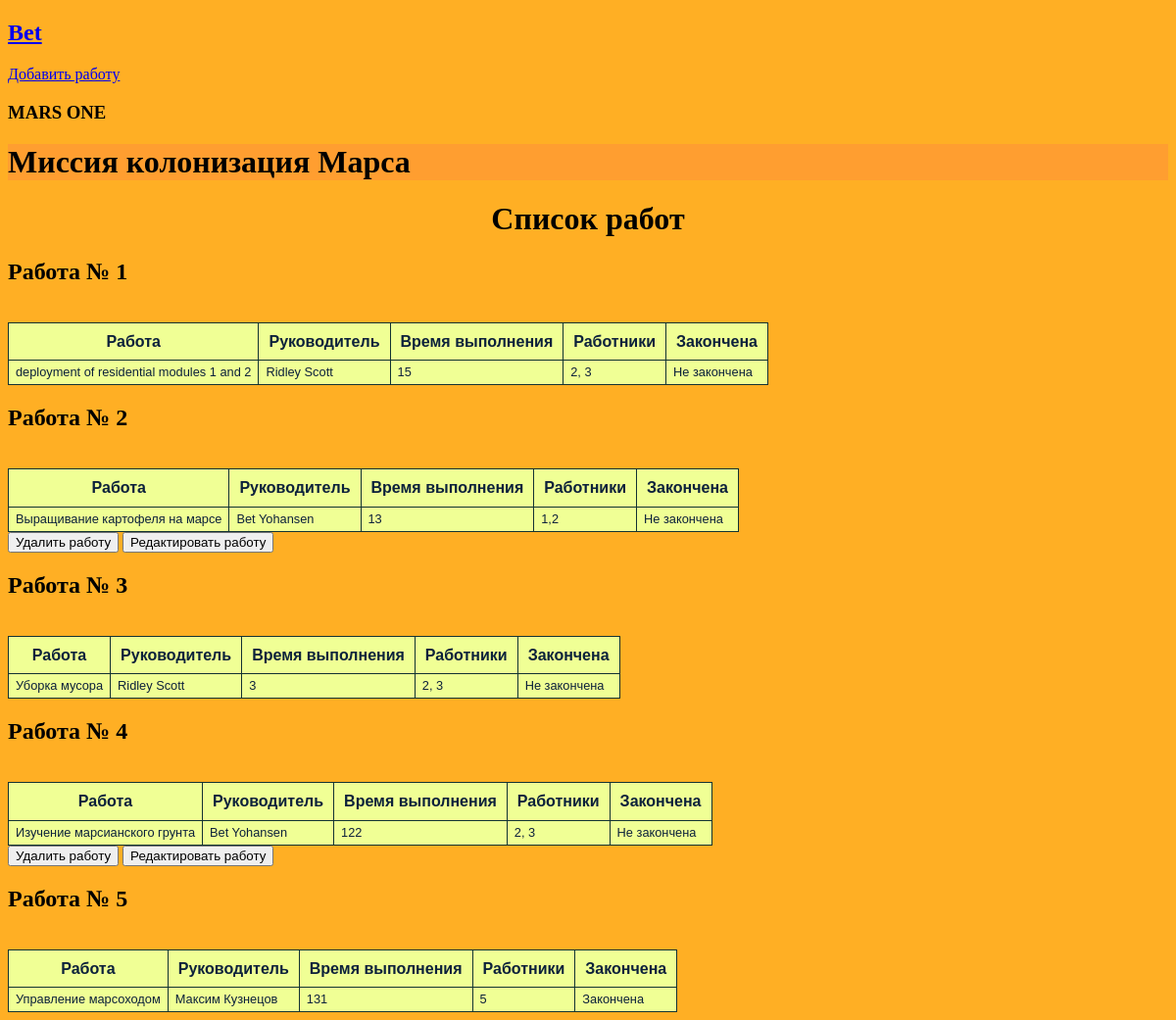
/ (signed in), run on the app's committed database.
### data/users.py (models this page shows)
class User(SqlAlchemyBase, UserMixin):
    __tablename__ = 'users'
    id = sqlalchemy.Column(sqlalchemy.Integer, primary_key=True, autoincrement=True)
    surname = sqlalchemy.Column(sqlalchemy.String, nullable=True)
    name = sqlalchemy.Column(sqlalchemy.String, nullable=True)
    age = sqlalchemy.Column(sqlalchemy.Integer, nullable=True)
    position = sqlalchemy.Column(sqlalchemy.String, nullable=True)
    speciality = sqlalchemy.Column(sqlalchemy.String, nullable=True)
    address = sqlalchemy.Column(sqlalchemy.String, nullable=True)
    email = sqlalchemy.Column(sqlalchemy.String, unique=True)
    hashed_password = sqlalchemy.Column(sqlalchemy.String)
    modified_date = sqlalchemy.Column(sqlalchemy.DateTime, default=datetime.datetime.now())
    jobs = orm.relationship("Jobs", back_populates='user')

### data/jobs.py (models this page shows)
class Jobs(SqlAlchemyBase):
    __tablename__ = 'jobs'
    id = sqlalchemy.Column(sqlalchemy.Integer, primary_key=True, autoincrement=True)
    team_leader = sqlalchemy.Column(sqlalchemy.Integer, sqlalchemy.ForeignKey('users.id'))
    job = sqlalchemy.Column(sqlalchemy.String, nullable=True)
    work_size = sqlalchemy.Column(sqlalchemy.Integer)
    collaborators = sqlalchemy.Column(sqlalchemy.String)
    start_date = sqlalchemy.Column(sqlalchemy.DateTime)
    end_date = sqlalchemy.Column(sqlalchemy.DateTime)
    is_finished = sqlalchemy.Column(sqlalchemy.Boolean)
    user = orm.relationship('User')

### main.py (the view)
@app.route('/')
def list_of_jobs():
    db_session.global_init('db/mars_explorer.db')
    db_sess = db_session.create_session()
    jobs = db_sess.query(Jobs).all()
    print(jobs, current_user.id)
    names = {}
    for i in jobs:
        names[i] = db_sess.query(User).filter(i.team_leader == User.id).first()
    for i in jobs:
        print(i.is_finished)
    return render_template('show_jobs.html', jobs=jobs, names=names, style=url_for('static', filename='css/style.css'))

### data/db_session.py (called while the page is built, shortened)
def global_init(db_file):
    global __factory
    if __factory:
        return

def create_session() -> Session:
    global __factory
    return __factory()

### main.py (called while the page is built)
@login_manager.user_loader
def load_user(user_id):
    db_session.global_init('db/mars_explorer.db')
    db_sess = db_session.create_session()
    return db_sess.query(User).get(user_id)

### templates/show_jobs.html
{% extends "base.html" %}
{% block content %}
<h1 align="center">Список работ</h1>
{% for i in jobs %}
    <h2>Работа № {{loop.index}}</h2>
    <table>
        <tr>
            <th>Работа</th><th>Руководитель</th><th>Время выполнения</th><th>Работники</th><th>Закончена</th></br>
        </tr>
        <tr>
            {% if i.is_finished %}
            <td>{{i.job}}</td><td>{{names[i].name}} {{names[i].surname}}</td><td>{{i.work_size}}</td><td>{{i.collaborators}}</td><td>Закончена</td>
            {% else %}
            <td>{{i.job}}</td><td>{{names[i].name}} {{names[i].surname}}</td><td>{{i.work_size}}</td><td>{{i.collaborators}}</td><td>Не закончена</td>
            {% endif %}
        </tr>
    </table>
    {% if current_user.is_authenticated and (current_user.id == i.team_leader or current_user.id == 1)%}
    <button href=/job_delete/{{i.id}} color="red">Удалить работу</button>
    <button href=/jobs/{{i.id}} color="green">Редактировать работу</button>
    {% endif %}
{% endfor %}
{% endblock %}

### templates/base.html (shortened to what this page needs)
<!DOCTYPE html>
<html>
<head>
    <link href={{ style }} rel="stylesheet">
    <nav>
        {% if current_user.is_authenticated %}
            <a class="navbar-brand" href="/logout"><h2>{{ current_user.name }}</h2></a>
        {% else %}
        <p>
            <a class="btn btn-primary" href="/register"><h2>Зарегистрироваться</h2></a>
            <a class="btn btn-primary" href="/login"><h2>Войти</h2></a>
        </p>
        {% endif %}
    </nav>
    {% if current_user.is_authenticated %}
        <a href="/jobs" class="btn btn-secondary">Добавить работу</a>
    {% endif %}
    <h3>MARS ONE</h3>
</head>
<body>
<header>
        <h1>Миссия колонизация Марса</h1>
</header>
    {% block content %}{% endblock %}
</body>
</html>

### static/css/style.css (style rules this page uses)
header { background-color: #ff9e30; }
body { background-color: #ffaf24; }
table { border-collapse: collapse; line-height: 1.1; font-family: "Lucida Sans Unicode", "Lucida Grande", sans-serif; background-color: #f0ff95; color: #0C213B; }
th { padding: 10px; border: 1px solid #123232; }
td { font-size: 0.8em; padding: 5px 7px; border: 1px solid #123232; }

### data on the page
User: name "Bet", surname "Yohansen"
Jobs: job "deployment of residential modules 1 and 2", work_size "15", collaborators "2, 3"
User: name "Ridley", surname "Scott"
Jobs: job "Выращивание картофеля на марсе", work_size "13", collaborators "1,2"
Jobs: job "Уборка мусора", work_size "3", collaborators "2, 3"
Jobs: job "Изучение марсианского грунта", work_size "122", collaborators "2, 3"
Jobs: job "Управление марсоходом", work_size "131", collaborators "5"
User: name "Максим", surname "Кузнецов"
